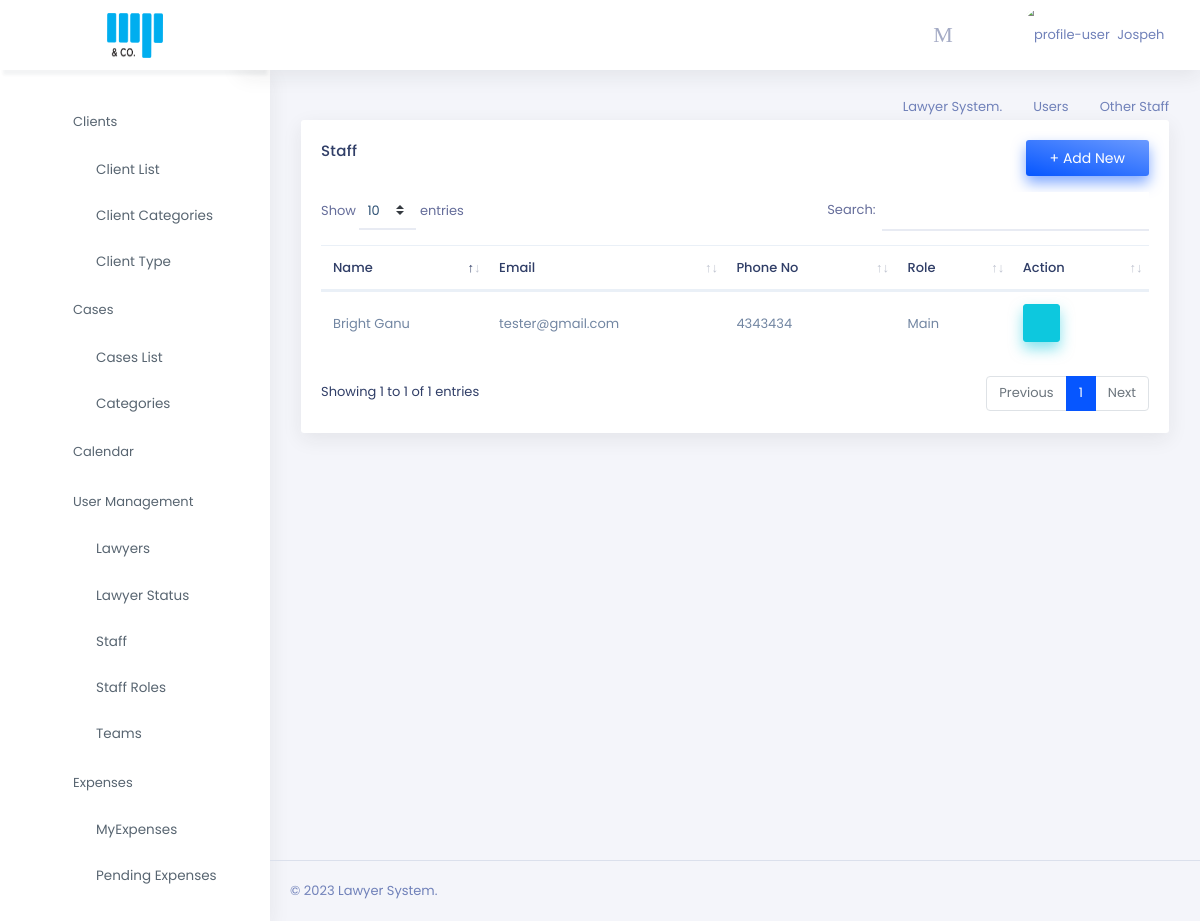
Page /accounts/front-desk/staff-list (signed in) on the committed database.
### lawyers/models.py (models this page shows, shortened)
class User(AbstractUser):
    avatar = models.ImageField(
        upload_to="avatars/", null=True, blank=True)
    phone = models.CharField(default="", max_length=50)
    team=models.ForeignKey('lawyers.Team',null=True, on_delete=models.SET_NULL) #added team: 13.04.2021
    is_lawyer = models.BooleanField(default=False)

class OtherStaff(models.Model):
    user = models.OneToOneField(User, on_delete=models.CASCADE)
    role = models.ForeignKey(Role,null=True,on_delete=models.SET_NULL)
    per_hour_charge = models.IntegerField(null=True, blank=True)
    class Meta:
        verbose_name = 'Support Staff'
        verbose_name_plural = 'Support Staff'
        ordering = ['user']

class Role(models.Model):
    title=models.CharField(max_length=250)
    def __str__(self):
        return self.title

### accounts/views.py (the view)
# urls.py: path("accounts/front-desk/staff-list", other_staff, name="staff_list"),
@login_required
def other_staff(request):
    staff_list = OtherStaff.objects.all()
    staff_form = OtherStaffForm()
    user_form = UserForm()
    context = {
        'staff_list': staff_list,
        'staff_form': staff_form,
        'user_form': user_form
    }
    return render(request, 'accounts/staff_list.html', context)

### accounts/forms.py (shortened to what this page needs)
class OtherStaffForm(forms.ModelForm):
    class Meta:
        model = OtherStaff
        fields = ("role","per_hour_charge",)

class UserForm(forms.ModelForm):
    password1 = forms.CharField(
        label='Password', widget=forms.PasswordInput
    )
    password2 = forms.CharField(
        label='Confirm password', widget=forms.PasswordInput)
    email = forms.EmailField()
    team = forms.ModelChoiceField(widget=forms.Select(attrs={'id': 'e3', 'class': 'form-control', }),
                                               queryset=Team.objects.all(),required=False)
    phone=forms.CharField(required=True, help_text="+233***********")
    class Meta:
        model = User
        fields = ('username', 'email', 'first_name',
                  'last_name', "phone" ,'team')

### accounts/templatetags/auth_extras.py (called while the page is built)
@register.filter(name='has_group')
def has_group(user, group_name):
    group = Group.objects.get(name=group_name)
    return True if group in user.groups.all() else False

### cases/context_processors.py (called while the page is built)
def get_lawyer(user):
    try:
        qs=Lawyer.objects.get(user=user)
        return qs
    except :
        return None

### lawyers/models.py (called while the page is built)
    def __str__(self):
        return self.name

### accounts/templates/accounts/staff_list.html (shortened to what this page needs)
{% extends 'base.html' %}
{% load static %}
{% block content %}
<div class="page-content">
    <div class="container-fluid">
        <div class="row">
            <div class="col-sm-12">
                <div class="page-title-box">
                    <div class="float-right">
                        <ol class="breadcrumb">
                            <li class="breadcrumb-item"><a href="javascript:void(0);">Lawyer System. </a></li>
                            <li class="breadcrumb-item"><a href="javascript:void(0);">Users</a></li>
                            <li class="breadcrumb-item active">Other Staff</li>
                        </ol>
                    </div>
                </div>
            </div>
        </div>
        <div class="row">
            <div class="col-12">
                <div class="card">
                    <div class="card-body">
                        <button class="btn btn-gradient-primary px-4 btn-rounded float-right mt-0 mb-3"
                            data-toggle="modal" data-animation="bounce" data-target=".bs-example-modal-lg">+ Add
                            New</button>
                        <h4 class="header-title mt-0">Staff</h4>
                        <div class="table-responsive dash-social">
                            <table id="datatable" class="table">
                                <thead>
                                    <tr>
                                        <th>Name</th>
                                        <th>Email</th>
                                        <th>Phone No</th>
                                        <th>Role</th>
                                        <th>Action</th>
                                    </tr>
                                </thead>
                                {% include 'accounts/snippets/slist.html' with staff_list=staff_list %}
                            </table>
                        </div>
                    </div>
                </div>
            </div>
        </div>
    </div>
    {% endblock content %}

### templates/header.html (shortened to what this page needs)
{% load static %}
{% load auth_extras %}
{% load notification_tags %}
<body id='body'>
    <div class="topbar">
        <div class="topbar-left">
            {% if request.user|has_group:"Accounts" %}
            <a href="{% url 'account_dash' %}" class="logo">
                <span>
                    <img src="{% static './assets/images/logo.png' %}" alt="logo-small"
                        style="width: 56px;height:45px;">
                </span>
            </a>
            {% else %}
            <a href="/" class="logo">
                <span>
                    <img src="{% static './assets/images/logo.png' %}" alt="logo-small"
                        style="width: 56px;height:45px;">
                </span>
            </a>
            {% endif %}
        </div>
        <nav class="navbar-custom">
            <ul class="list-unstyled topbar-nav float-right mb-0">
                <li class="dropdown notification-list">
                    <a class="nav-link dropdown-toggle arrow-none waves-light waves-effect"
                        href="{% url 'cases:calendar'%}">
                        <i class="dripicons-calendar noti-icon"></i>
                    </a>
                </li>
                <li class="dropdown notification-list">
                    <a class="nav-link dropdown-toggle arrow-none waves-light waves-effect" data-toggle="dropdown"
                        href="#" role="button" aria-haspopup="false" aria-expanded="false">
                        <i class="dripicons-message noti-icon"></i>
                    </a>
                </li>
                <li class="dropdown">
                    <a class="nav-link dropdown-toggle waves-effect waves-light nav-user" data-toggle="dropdown"
                        href="#" role="button" aria-haspopup="false" aria-expanded="false">
                        {% if user.avatar %}
                            <img src="{{user.avatar.url}}" alt="profile-user" class="rounded-circle" />
                        {% else %}
                        <img src="{% static './assets/images/user.png' %}" alt="profile-user" class="rounded-circle" />
                        {% endif %}
                        <span class="ml-1 nav-user-name hidden-sm">
                            {% if user.is_authenticated %}
                            {{user.first_name|title}} {{user.last_name|title}}
                            {% endif %}
                            <i class=" mdi mdi-chevron-down"></i> </span>
                    </a>
                </li>
            </ul>
            <ul class="list-unstyled topbar-nav mb-0">
                <li>
                    <button class="button-menu-mobile nav-link waves-effect waves-light">
                        <i class="dripicons-menu nav-icon"></i>
                    </button>
                </li>
            </ul>
        </nav>
    </div>
    <div class="page-wrapper">
        <div class="left-sidenav">
            <ul class="metismenu left-sidenav-menu">
                     {% if request.user|has_group:'Accounts' %}
                <li>
                    <a href="javascript: void(0);"><i class="ti-wallet"></i><span>Accounts</span><span class="menu-arrow"><i
                                class="mdi mdi-chevron-right"></i></span></a>
                    <ul class="nav-second-level" aria-expanded="false">
                        <li class="nav-item"><a class="nav-link" href="{% url 'account_dash' %}"><i
                                    class="ti-control-record"></i>Dashboard</a></li>
                        <li class="nav-item"><a class="nav-link" href="{% url 'cases:renumerations' %}"><i
                                    class="ti-control-record"></i>Requests</a></li>
                        <li class="nav-item"><a class="nav-link" href="{% url 'clients:payment_list' %}"><i
                                    class="ti-control-record"></i>Payments</a></li>
                         <li class="nav-item"><a class="nav-link" href="{% url 'cases:client_payment_list' %}"><i
                                    class="ti-control-record"></i>Payment Requests</a></li>
                        <li class="nav-item"><a class="nav-link" href="{% url 'accounts:expenses' %}"><i
                                    class="ti-control-record"></i>All Expenses</a></li>
                        <li class="nav-item"><a class="nav-link" href="{% url 'accounts:invoice_list' %}"><i
                            class="ti-control-record"></i>Invoice</a></li>
                    </ul>
                </li>
{% else %}
                {% if request.user|has_group:'Lawyer' or request.user|has_group:'Staff' or request.user.is_superuser %}
                <li>
                    <a href="javascript: void(0);"><i class="ti-link"></i><span>Clients</span><span
                            class="menu-arrow"><i class="mdi mdi-chevron-right"></i></span></a>
                    <ul class="nav-second-level" aria-expanded="false">
                        <li class="nav-item"><a class="nav-link" href="{% url 'clients:client_list' %}"><i
                                    class="ti-control-record"></i>Client List</a></li>
                        <li class="nav-item"><a class="nav-link" href="{% url 'clients:cat_list' %}"><i
                                    class="ti-control-record"></i>Client Categories</a></li>
                        <li class="nav-item"><a class="nav-link" href="{% url 'clients:type_list' %}"><i
                            class="ti-control-record"></i>Client Type</a></li>
                    </ul>
                </li>
                <li>
                    <a href="javascript: void(0);"><i class="ti-briefcase"></i><span>Cases</span><span
                            class="menu-arrow"><i class="mdi mdi-chevron-right"></i></span></a>
                    <ul class="nav-second-level" aria-expanded="false">
                        <li class="nav-item"><a class="nav-link" href="{% url 'cases:case_list' %}"><i
                                    class="ti-control-record"></i>Cases List</a></li>
                        <li class="nav-item"><a class="nav-link" href="{% url 'cases:cat_list' %}"><i
                                    class="ti-control-record"></i>Categories</a></li>
                            </a></li>
                    </ul>
                <li>
                    <a href="{% url 'cases:calendar' %}"><i class="ti-calendar"></i><span>Calendar</span></a>
                </li>
                {% if request.user.is_superuser %}
                <li>
                    <a href="javascript: void(0);"><i class="ti-user"></i><span>User Management</span><span
                            class="menu-arrow"><i class="mdi mdi-chevron-right"></i></span></a>
                    <ul class="nav-second-level" aria-expanded="false">
                        <li class="nav-item"><a class="nav-link" href="{% url 'accounts:lawyer_list' %}"><i
                                    class="ti-control-record"></i>Lawyers</a></li>
                         <li class="nav-item"><a class="nav-link" href="{% url 'accounts:status_list' %}"><i
                                    class="ti-control-record"></i>Lawyer Status</a></li>
                        <li class="nav-item"><a class="nav-link" href="{% url 'accounts:staff_list' %}"><i
                                    class="ti-control-record"></i>Staff</a></li>
                         <li class="nav-item"><a class="nav-link" href="{% url 'accounts:role_list' %}"><i
                                    class="ti-control-record"></i>Staff Roles</a></li>
                        <li class="nav-item"><a class="nav-link" href="{% url 'accounts:teams' %}"><i
                                    class="ti-control-record"></i>Teams</a></li>
                    </ul>
                </li>
                {% endif %}
                {% if request.user|has_group:'Lawyer' or request.user|has_group:"Staff" or request.user.is_superuser %}
                <li>
                    <a href="javascript: void(0);"><i class="ti-plus"></i><span>Expenses</span><span class="menu-arrow"><i
                                class="mdi mdi-chevron-right"></i></span></a>
                    <ul class="nav-second-level" aria-expanded="false">
                        <li class="nav-item"><a class="nav-link" href="{% url 'cases:expenses' %}"><i
                                    class="ti-control-record"></i>MyExpenses</a></li>
                {% if request.user|has_group:'Lawyer' %}
                        <li class="nav-item"><a class="nav-link" href="{% url 'cases:pending_expenses' %}"><i
                            class="ti-control-record"></i>Pending Expenses</a></li>
                        {%endif %}
                    </ul>
                </li>
                {% endif %}
                {% endif %}
                {% endif %}
        </div>

### accounts/templates/accounts/snippets/slist.html
<tbody>
    {% for law in staff_list  %}
    <tr>
        <td>{{law.user.first_name}} {{law.user.last_name}}</td>
        <td>{{law.user.email}}</td>
        <td>{{law.user.phone}}</td>
        <td>{{law.role}}</td>
        <td>
            <a href="{% url 'accounts:staff_detail' law.pk %}" class="mr-2 btn btn-secondary"><i
                    class="fas fa-eye  font-14"></i></a>
        </td>
    </tr>
    {% endfor %}
</tbody>

### static/chat/style.css (style rules this page uses)
body { font-size: 15px; }

### rows in the picture
User: first_name "Jospeh"
OtherStaff: user.first_name "Bright", user.last_name "Ganu", user.email "tester@gmail.com", user.phone "4343434", role "Main"
